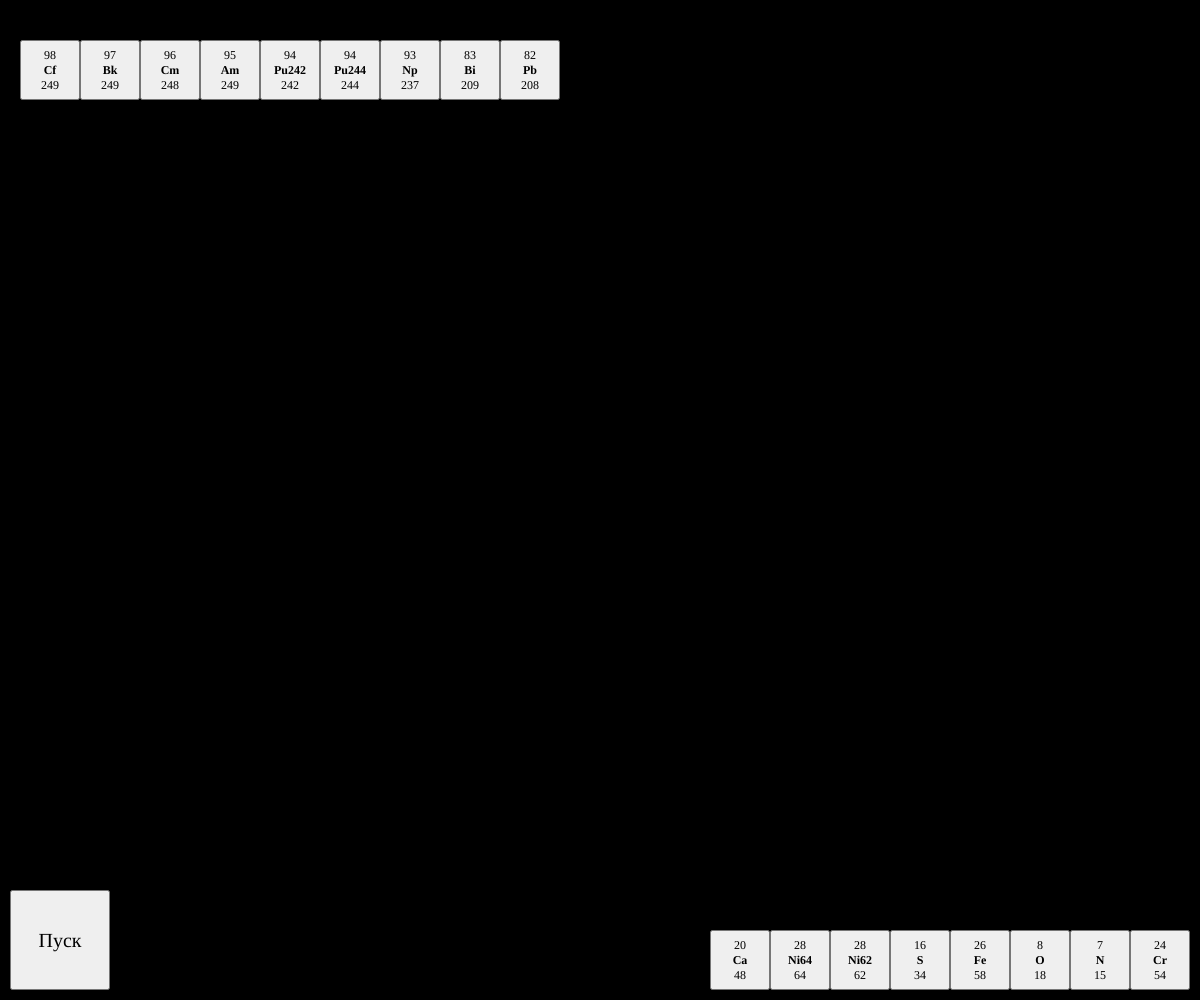
Frame 1 (no input)
Frame 60 (no input): identical to frame 1, image omitted
Frame 120 (the mouse pressed at the canvas centre since frame 60): identical to frame 1, image omitted

The p5.js sketch that drew this single still picture (run headless with seeded random() and noise() and a simulated clock; from frame 60 on, the mouse is pressed at the canvas centre):

// p5.js sketch
// ── sketch.js
function setup() {
  createCanvas(windowWidth, windowHeight);

  // настройки кнопок в файле buttons.js

  // создаем кнопки тяжелых элементов 
  let szHeavy = 60; // размер
  let xHeavy = 20;  // координата x
  let yHeavy = 40;  // координата y
  for (let k = 0; k < elementsHeavy.length; k++) {
    ListElementHeavy(
      xHeavy + k * szHeavy, yHeavy, szHeavy, elementsHeavy[k])
  }

  // создаем кнопки легких элементов 
  let szLight = 60;
  let xLight = windowWidth - elementsLight.length * szLight - 10;
  let yLight = windowHeight - szLight - 10;
  for (k = 0; k < elementsLight.length; k++) {
    ListElementLight(
      xLight + k * szLight, yLight, szLight, elementsLight[k])
  }

  // создаем кнопку "Пуск"
  let szButton = 100;
  let xButton = 10;
  let yButton = windowHeight - szButton - 10;
  StartButton(xButton, yButton, szButton);
}


let flag = false;
let flagSelectedHeavy = false; 

function draw() {
  background("black");
  noStroke();
  
  // отображение выбранного тяжелого элемента 
  if (!weReady && flagSelectedHeavy) { 
    // console.log("ok")
    fill(color(selectedHeavy.color));
    circle(windowWidth / 4,  windowHeight / 2, selectedHeavy.diam);

    fill("black");
    textSize(50);
    textFont("Comic Sans MS");
    textAlign("center");
    text(selectedHeavy.p + "\n" + selectedHeavy.nam + "\n" + selectedHeavy.diam, 
      windowWidth / 4, windowHeight / 2 - 40)
  }

  // основная анимация 
  if (weReady) {   // если нажали "Пуск"
    evolution(myElementHeavy, myElementLight);
    if (flag) {  
      fill("white");
      textFont("Arial");
      textAlign("center");
      text("текст", windowWidth / 2, windowHeight / 2); 
    }
  }
}

function windowResized() {
  resizeCanvas(windowWidth, windowHeight);
}

// ── buttons.js
let selectedHeavy;  // для выбранного тяжелого элемента 
let selectedLight;  // для выбранного легкого элемента 

// кнопоки для тяжелых элементов
function ListElementHeavy(posX, posY, sz, selectedElem) {
  let button = createButton('');
  button.mouseClicked(function () {                         // выполняется, если кликнуть по кнопке
    getElement(selectedElem, true);                       // "запоминает" параметры элемента
    button.style("background-color", color(180, 10, 10)); // окрашивает
    flagSelectedHeavy = true; 
  });
  button.size(sz, sz);
  button.position(posX, posY);
  button.style("font-family", "Comic Sans MS");
  button.style("font-size", "12px");
  button.style("text-align", "center");
  // пишем характеристики элемента на кнопке (см. elements.js)
  button.html(` 
      <div>${selectedElem.p}</div>
      <div style="font-weight: bold;">${selectedElem.nam}</div>
      <div>${selectedElem.diam}</div>
    `);
}

// кнопки для легких элементов
function ListElementLight(posX, posY, sz, selectedElem) {
  let button = createButton('');
  button.mouseClicked(function () {
    getElement(selectedElem, false);
    button.style("background-color", color(180, 10, 10));
  });
  button.size(sz, sz);
  button.position(posX, posY);
  button.style("font-family", "Comic Sans MS");
  button.style("font-size", "12px");
  button.style("text-align", "center");
  button.html(`
      <div>${selectedElem.p}</div>
      <div style="font-weight: bold;">${selectedElem.nam}</div>
      <div>${selectedElem.diam}</div>
    `);
}

function getElement(selectedElem, isHeavy) {
  if (isHeavy) {
    selectedHeavy = selectedElem;
    console.log("heavy: ", selectedElem.nam)
  } else {
    selectedLight = selectedElem;
    console.log("light: ", selectedElem.nam)
  }
}

let weReady = false; // флаг запуска анимации
// кнопка запуска анимации
function StartButton(posX, posY, sz) {
  let button = createButton('Пуск');
  button.size(sz, sz);
  button.position(posX, posY);
  button.style("font-family", "Comic Sans MS");
  button.style("font-size", "20px");
  button.style("text-align", "center");
  button.mouseClicked(function () {
    // проверка, что есть выбранные элементы
    if (selectedLight && selectedHeavy) {
      // подготовка массивов с тяжелым и легкими элементами 
      // см evolution.js
      const evolArrays = evolutionSetup(selectedLight, selectedHeavy);
      myElementHeavy = evolArrays[0];
      myElementLight = evolArrays[1];
      weReady = true;
      console.log("Go!")
    }
    button.style("background-color", color(10, 10, 10));
  });
}



// ── elements.js
let elementsLight = [
  {
    id: 9,
    nam: "Ca",
    diam: 48,
    color: [95, 158, 160],
    p: 20,
    n: 28
  },

  {
    id: 10,
    nam: "Ni64",
    diam: 64,
    color: [102, 205, 170],
    p: 28,
    n: 36
  },

  {
    id: 11,
    nam: "Ni62",
    diam: 62,
    color: [32, 178, 170],
    p: 28,
    n: 34
  },

  {
    id: 12,
    nam: "S",
    diam: 34,
    color: [128, 128, 0],
    p: 16,
    n: 18
  },
  {
    id: 13,
    nam: "Fe",
    diam: 58,
    color: [169, 169, 169],
    p: 26,
    n: 32
  },

  {
    id: 14,
    nam: "O",
    diam: 18,
    color: [176, 224, 230],
    p: 8,
    n: 10
  },

  {
    id: 15,
    nam: "N",
    diam: 15,
    color: [32, 178, 170],
    p: 7,
    n: 15
  },

  {
    id: 16,
    nam: "Cr",
    diam: 54,
    color: [192, 192, 192],
    p: 24,
    n: 30
  },
]

let elementsHeavy = [
  {
    id: 0,
    nam: "Cf",
    diam: 249,
    color: [255, 255, 255],
    p: 98,
    n: 151
  },

  {
    id: 1,
    nam: "Bk",
    diam: 249,
    color: [255, 250, 250],
    p: 97,
    n: 152
  },

  {
    id: 2,
    nam: "Cm",
    diam: 248,
    color: [240, 255, 240],
    p: 96,
    n: 152
  },

  {
    id: 3,
    nam: "Am",
    diam: 249,
    color: [245, 255, 250],
    p: 95,
    n: 154
  },

  {
    id: 4,
    nam: "Pu242",
    diam: 242,
    color: [240, 255, 255],
    p: 94,
    n: 148
  },

  {
    id: 5,
    nam: "Pu244",
    diam: 244,
    color: [240, 248, 255],
    p: 94,
    n: 150

  },

  {
    id: 6,
    nam: "Np",
    diam: 237,
    color: [248, 248, 255],
    p: 93,
    n: 144
  },

  {
    id: 7,
    nam: "Bi",
    diam: 209,
    color: [245, 245, 245],
    p: 83,
    n: 126
  },

  {
    id: 8,
    nam: "Pb",
    diam: 208,
    color: [255, 245, 238],
    p: 82,
    n: 126
  },
]

let elementsSuperHeavy = [
  {
    id: 17,
    nam: "Og",
    diam: 294,
    color: [123, 104, 238],
    p: 118,
    n: 176,
    heavyName: "Cf",
    lightName: "Ca",
    nNumber: 3,
    // Cf+Ca +3n
  },

  {
    id: 18,
    nam: "Ts",
    diam: 297,
    color: [70, 130, 180],
    p: 117,
    n: 180,
    heavyName: "Bk",
    lightName: "Ca",
    nNumber: 0,
    // Bk+Ca
  },

  {
    id: 19,
    nam: "Lv",
    diam: 293,
    color: [127, 255, 212],
    p: 116,
    n: 293 - 116,
    heavyName: "Cm",
    lightName: "Ca",
    nNumber: 3,
    // Cm+Ca   +3n
  },

  {
    id: 20,
    nam: "Mc",
    diam: 289,
    color: [220, 20, 60],
    p: 115,
    n: 289 - 115,
    heavyName: "Am",
    lightName: "Ca",
    nNumber: 2,
    // Am + Ca   + 2n
  },

  {
    id: 21,
    nam: "Fl",
    diam: 286,
    color: [240, 230, 140],
    p: 114,
    n: 286 - 114,
    heavyName: "Pu242",
    lightName: "Ca",
    nNumber: 4,
    // Pu242+Ca    +4n
  },

  {
    id: 22,
    nam: "Nh",
    diam: 282,
    color: [255, 192, 203],
    p: 113,
    n: 282 - 113,
    heavyName: "Np",
    lightName: "Ca",
    nNumber: 3,
    // Np+Ca   +3n
  },

  {
    id: 23,
    nam: "Cn",
    diam: 283,
    color: [25, 25, 112],
    p: 112,
    n: 283 - 112,
    heavyName: "Pu242",
    lightName: "Ca",
    nNumber: 0,
    // Pu242+Ca   +He
  },

  {
    id: 24,
    nam: "Rg",
    diam: 272,
    color: [105, 105, 105],
    p: 111,
    n: 272 - 111,
    heavyName: "Bi",
    lightName: "Ni64",
    nNumber: 1,
    // Bi + Ni64   +n
  },
  {
    id: 25,
    nam: "Ds269",
    diam: 269,
    color: [169, 169, 169],
    p: 110,
    n: 269 - 110,
    heavyName: "Pb",
    lightName: "Ni62",
    nNumber: 1,
    // Pb + Ni62   +n
  },
  {
    id: 26,
    nam: "Ds271",
    diam: 271,
    color: [128, 128, 128],
    p: 110,
    n: 161,
    heavyName: "Pb",
    lightName: "Ni64",
    nNumber: 1,
    // Pb + Ni64    +n
  },
  {
    id: 27,
    nam: "Ds273",
    diam: 273,
    color: [105, 105, 105],
    p: 110,
    n: 163,
    heavyName: "Pu244",
    lightName: "S",
    nNumber: 5,
    // Pu244+S     +5n
  },

  {
    id: 28,
    nam: "Mt",
    diam: 266,
    color: [128, 0, 128],
    p: 109,
    n: 266 - 109,
    heavyName: "Bi",
    lightName: "Fe",
    nNumber: 1,
    // Bi+Fe   +n
  },

  {
    id: 29,
    nam: "Hs",
    diam: 265,
    color: [65, 105, 225],
    p: 108,
    n: 265 - 108,
    heavyName: "Pb",
    lightName: "Fe",
    nNumber: 1,
    // Pb+Fe   +n
  },

  {
    id: 30,
    nam: "Bh",
    diam: 261,
    color: [0, 255, 0],
    p: 107,
    n: 261 - 107,
    heavyName: "Bi",
    lightName: "Cr",
    nNumber: 2,
    // Bi+Cr    +2n
  },

  {
    id: 31,
    nam: "Sg",
    diam: 263,
    color: [210, 105, 30],
    p: 106,
    n: 263 - 106,
    heavyName: "Cf",
    lightName: "O",
    nNumber: 4,
    // Cf+O  +4n
  },

  {
    id: 32,
    nam: "Db",
    diam: 260,
    color: [0, 100, 0],
    p: 105,
    n: 260 - 105,
    heavyName: "Cf",
    lightName: "N",
    nNumber: 4,
    // Cf+N  +4n
  },
]

// ── evolution.js
let max_speed = 0;
let min_speed = 100;
let num_of_particles = 200;

let isCollision = false;

function evolutionSetup(selectedLight, selectedHeavy) {
    // подготовка тяжелого 
    let positionHeavy = createVector(windowWidth / 4, windowHeight / 2);
    let elementHeavy = {
        name: selectedHeavy.nam,
        position: positionHeavy,
        color: selectedHeavy.color,
        diameter: selectedHeavy.diam,
        p: selectedHeavy.p
    }

    // подготовка легких
    let elementLight = new Array(num_of_particles);
    for (let k = 0; k < num_of_particles; k++) {
        let positionLight = createVector(windowWidth, windowHeight / 2 + random(-150, 150));
        let velocityLight = -random(4, 22);
        if (abs(velocityLight) > abs(max_speed)) {
            max_speed = velocityLight
        }
        if (abs(velocityLight) < abs(min_speed)) {
            min_speed = velocityLight;
        }
        elementLight[k] = {
            name: selectedLight.nam,
            position: positionLight,
            velocity: velocityLight,
            color: selectedLight.color,
            diameter: selectedLight.diam * 0.5
        };
    }

    return [elementHeavy, elementLight];
}

// основная анимация 
let numberOfNeutrons = 0;
let arrNeutrons = [];
function evolution(arrHeavy, arrLight) {
    for (let k = 0; k < num_of_particles; k++) {
        fill(color(arrLight[k].color));
        circle(arrLight[k].position.x, arrLight[k].position.y, arrLight[k].diameter);
        arrLight[k].position.x += arrLight[k].velocity; // сдвиг легких
        // проверка столкновения
        if (
            (arrLight[k].position.x < arrHeavy.position.x) && (isCollision === false)
        ) {
            elementsSuperHeavy.forEach((superHeavy) => {
                if (superHeavy.lightName === arrLight[k].name && superHeavy.heavyName === arrHeavy.name) {
                    isCollision = true;
                    arrHeavy.diameter = superHeavy.diam;
                    arrHeavy.p = superHeavy.p;
                    arrHeavy.color = superHeavy.color;
                    arrHeavy.name = superHeavy.nam;
                    numberOfNeutrons = superHeavy.nNumber
                }
            })
            for (let j = 0; j < numberOfNeutrons; j++) {
                arrNeutrons[j] = {
                    position: createVector(arrHeavy.position.x, arrHeavy.position.y),
                    velocity: createVector(random(-6, 6), random(-6, 6)),
                };
            }
        }

        if (arrLight[k].velocity === min_speed && arrLight[k].position.x < arrHeavy.position.x && flag === false) {
            flag = !flag
        }
    }

    if (isCollision) {
        for (let j = 0; j < arrNeutrons.length; j++) {
            fill("red");
            circle(arrNeutrons[j].position.x, arrNeutrons[j].position.y, 20);
            arrNeutrons[j].position.add(arrNeutrons[j].velocity);
        }
    }

    fill(color(arrHeavy.color));
    circle(arrHeavy.position.x, arrHeavy.position.y, arrHeavy.diameter);

    fill("black");
    textSize(50);
    textFont("Comic Sans MS");
    textAlign("center");
    text(arrHeavy.p + "\n" + arrHeavy.name + "\n" + arrHeavy.diameter, 
        arrHeavy.position.x, arrHeavy.position.y - 40)

}
